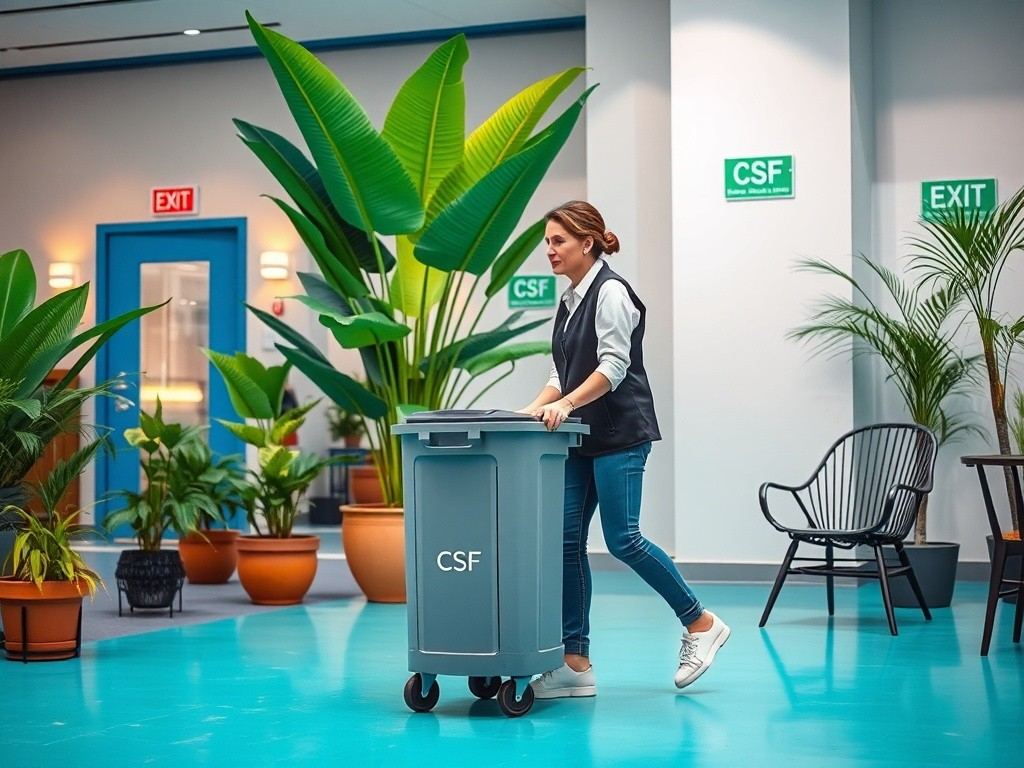
#> input picture Tooling/sample_photos/cannes_e2e.jpg, 1024 x 768 px
$ python -i bitmap.py   (imports and definitions only)
#> lines starting #> are read from the running program, lines starting #| are printed output that depends on the picture; after the words box and inside, x2 and y2 are one past the last pixel; in counts of white or black regions, pixels touching at a corner belong together
### Tooling/kpeg/palette.py
"""Color palette for KPEG bitmap encoding.

Total palette: 256 colors
  - Indices 0-15:  Custom colors extracted per-image via k-means (48 bytes stored)
  - Indices 16-255: Standard 240-color photographic palette (hard-coded, no storage)

The custom 16 capture image-specific tones (skin, sky, branded colors).
The standard 240 cover the general color space (6x6x6 RGB cube + 24 grays).
"""
import numpy as np
from PIL import Image
from sklearn.cluster import KMeans

CUSTOM_PALETTE_SIZE = 16
STANDARD_PALETTE_SIZE = 240
TOTAL_PALETTE_SIZE = CUSTOM_PALETTE_SIZE + STANDARD_PALETTE_SIZE  # 256
CUSTOM_PALETTE_BYTES = CUSTOM_PALETTE_SIZE * 3  # 48 bytes (RGB triplets)


def _build_standard_palette() -> np.ndarray:
    """Build the 240-color photographic palette.

    216 colors: 6x6x6 RGB cube (levels 0, 51, 102, 153, 204, 255)
    24 colors:  grayscale values that don't appear in the cube
    """
    colors = []
    # 6x6x6 RGB cube = 216 colors
    levels = [0, 51, 102, 153, 204, 255]
    for r in levels:
        for g in levels:
            for b in levels:
                colors.append([r, g, b])
    # 24 grayscale values, interleaved between cube levels (unique)
    cube_set = set(levels)
    gray_pool = [v for v in range(1, 255) if v not in cube_set]
    step = len(gray_pool) // 24
    for i in range(24):
        v = gray_pool[i * step]
        colors.append([v, v, v])
#> further down, picture is the input picture: PIL image 1024x768 RGB; mean R, G, B 110.5, 146.8, 136.9
    return np.array(colors, dtype=np.uint8)


STANDARD_PALETTE = _build_standard_palette()


# [55 lines left out: functions extract_custom_palette, build_full_palette, find_nearest_color_index, find_nearest_color_indices, encode_custom_palette, decode_custom_palette, not called in this run]

### Tooling/kpeg/bitmap.py
"""Adaptive-density bitmap for KPEG: grid + Sobel-weighted keypoints + edge map.

Structure (packed bytes):
  48 bytes   Custom palette (16 RGB triplets)
  1 byte     Grid dimension N (typically 8, giving 8x8 = 64 cells)
  N*N bytes  Grid: dominant palette index per cell
  2 bytes    Keypoint count K (uint16 LE, 0-65535)
  3*K bytes  Keypoints: (x_255, y_255, palette_index) per keypoint
  [optional, added v2]:
  1 byte     Edge map dimension E (typically 32)
  E*E/8 bytes  Edge map: 1-bit per pixel, packed as bitfield (Canny edges)

Design rationale:
  - Grid gives baseline spatial color layout (~65 bytes for 8x8)
  - Keypoints add detail at high-gradient locations (edges, faces, text)
  - Edge map (128 bytes for 32x32) tells FLUX WHERE object boundaries are
  - Combined: colors + structure + edges = comprehensive spatial guide
"""
import numpy as np
from PIL import Image
from scipy import ndimage

from .palette import (
    CUSTOM_PALETTE_BYTES,
    find_nearest_color_indices,
    encode_custom_palette,
    decode_custom_palette,
    build_full_palette,
)

DEFAULT_GRID_SIZE = 8
DEFAULT_EDGE_SIZE = 32  # 32x32 = 128 bytes como bitfield
# 48 (palette) + 1 (grid_size) + 64 (8x8 grid) + 2 (kp_count) + 3*K keypoints + 1 (edge_size) + 128 (edge map)
# Con 80 keypoints: 48 + 1 + 64 + 2 + 240 + 1 + 128 = 484 bytes
# Con MAX keypoints ajustado: ~1500B target
MAX_KEYPOINTS = 420  # reducido para dejar espacio al edge map


# [76 lines left out: functions generate_grid, extract_keypoints, not called in this run]


def extract_edge_map(
    image: Image.Image,
    edge_size: int = DEFAULT_EDGE_SIZE,
    canny_sigma: float = 1.5,
    threshold_ratio: float = 0.3,
) -> bytes:
    """Extract binary edge map from image.

    Returns packed bitfield of edge_size x edge_size (1 bit per pixel).
    32x32 = 128 bytes. Marks object boundaries, siluetas, bordes de muebles, etc.
    """
#> called with edge_size = 32, canny_sigma = 1.5, threshold_ratio = 0.3
    img_small = image.convert("L").resize((edge_size, edge_size), Image.Resampling.LANCZOS)
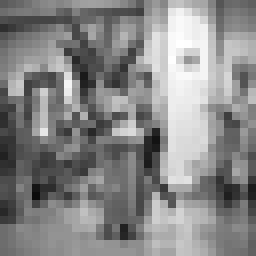
#> img_small: PIL image 32x32 L (shown 8 times larger); min 13, max 255, mean 134.8
    arr = np.array(img_small, dtype=np.float64)

    # Sobel edge detection (simulating Canny without OpenCV)
    if canny_sigma > 0:
        arr = ndimage.gaussian_filter(arr, sigma=canny_sigma)
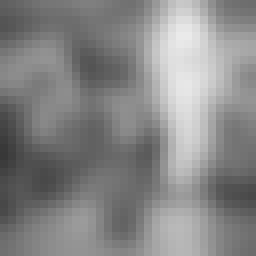
#> arr: shape (32, 32) float64 (shown 8 times larger); min 56.7, max 234.2, mean 134.8
    gx = ndimage.sobel(arr, axis=1)
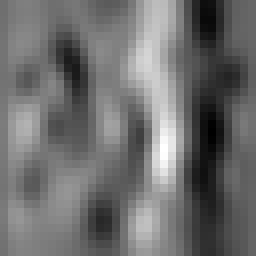
#> gx: shape (32, 32) float64 (shown 8 times larger); min -200.2, max 279.7, mean 7.6; drawn with min black and max white
    gy = ndimage.sobel(arr, axis=0)
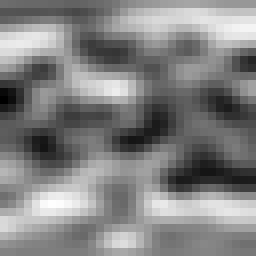
#> gy: shape (32, 32) float64 (shown 8 times larger); min -127.1, max 127.8, mean 2.8; drawn with min black and max white
    magnitude = np.sqrt(gx ** 2 + gy ** 2)
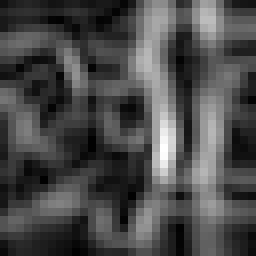
#> magnitude: shape (32, 32) float64 (shown 8 times larger); min 3.43, max 279.7, mean 83.9; drawn with min black and max white

    # Threshold: top percentage of gradients
    threshold = magnitude.max() * threshold_ratio
#> threshold = 83.9
    edges = (magnitude > threshold).astype(np.uint8)
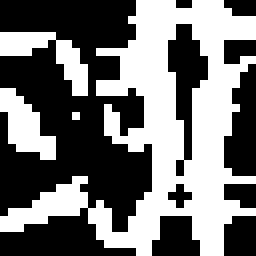
#> edges: shape (32, 32) (shown 8 times larger); values 0 (black) and 1 (white), 45.1% white; 4 white regions (1 under 20 px), largest, box (x1, y1, x2, y2) and area: (0, 0, 32, 32) 392, (0, 4, 11, 12) 35, (0, 11, 7, 20) 34

    # Pack as bitfield (8 pixels per byte, row-major)
    flat = edges.flatten()
#> flat = 1024 values, max 1 at index 17, min 0 at index 0, mean 0.451
    # Pad to multiple of 8
    padded = np.pad(flat, (0, (8 - len(flat) % 8) % 8))
#> padded has the same summary as flat
    packed = np.packbits(padded)
#> packed = 128 values, max 255 at index 10, min 0 at index 0, mean 128.2
    return bytes(packed)


# [96 lines left out: functions unpack_edge_map, pack_bitmap, unpack_bitmap, unpack_bitmap_full, not called in this run]


def compute_bitmap_size(grid_size: int, num_keypoints: int) -> int:
    """Total bitmap bytes: 48 (palette) + 1 (grid_size) + G*G + 2 (kp_count uint16) + 3*K."""
    return CUSTOM_PALETTE_BYTES + 1 + grid_size * grid_size + 2 + 3 * num_keypoints


# [50 lines left out: function render_bitmap, not called in this run]

>>> from PIL import Image
>>> picture = Image.open('../sample_photos/cannes_e2e.jpg')
>>> result = extract_edge_map(picture)

$ run again, on Tooling/sample_photos/cannes_stub_decode.jpg
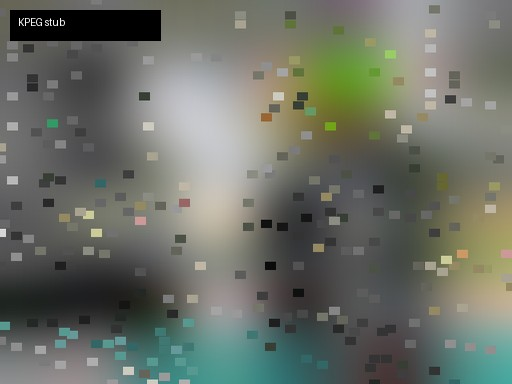
#> input picture Tooling/sample_photos/cannes_stub_decode.jpg, 512 x 384 px
#> picture is the input picture: PIL image 512x384 RGB; mean R, G, B 107.3, 111.9, 102.4
#> in extract_edge_map, `magnitude = np.sqrt(gx ** 2 + gy ** 2)`:
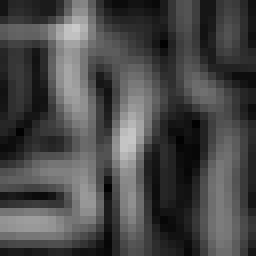
#> magnitude: shape (32, 32) float64 (shown 8 times larger); min 2.57, max 202, mean 72.7
#> threshold = 60.61
#> in extract_edge_map, `edges = (magnitude > threshold).astype(np.uint8)`:
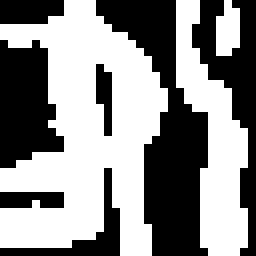
#> edges: shape (32, 32) (shown 8 times larger); values 0 (black) and 1 (white), 54.7% white; 7 black regions (2 under 20 px), largest, box (x1, y1, x2, y2) and area: (12, 0, 26, 32) 192, (24, 0, 32, 32) 94, (0, 5, 8, 21) 93, (0, 21, 15, 32) 35, (0, 0, 8, 3) 22
#> flat = 1024 values, max 1 at index 8, min 0 at index 0, mean 0.547
#> padded has the same summary as flat
#> packed = 128 values, max 255 at index 12, min 0 at index 0, mean 156.9

$ run again, on Tooling/sample_photos/cannes_venue.jpg
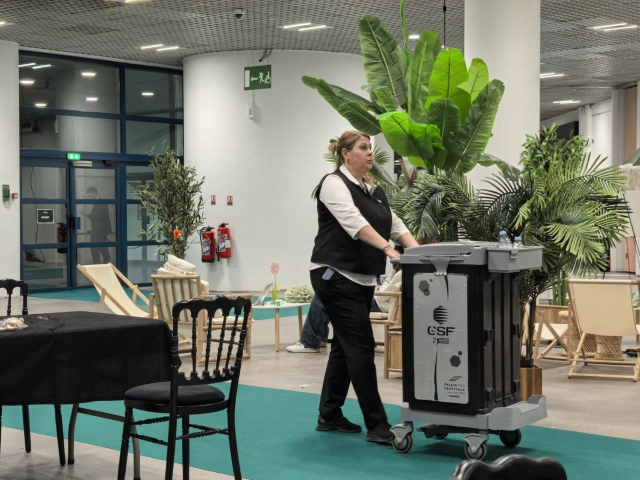
#> input picture Tooling/sample_photos/cannes_venue.jpg, 1280 x 960 px (shown at 1/2 size)
#> picture is the input picture: PIL image 1280x960 RGB; mean R, G, B 109.8, 115.8, 102.2
#> in extract_edge_map, `magnitude = np.sqrt(gx ** 2 + gy ** 2)`:
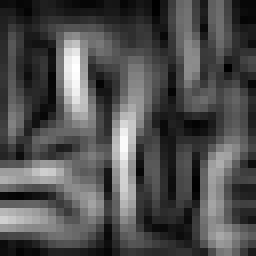
#> magnitude: shape (32, 32) float64 (shown 8 times larger); min 1.71, max 286.1, mean 90; drawn with min black and max white
#> threshold = 85.84
#> in extract_edge_map, `edges = (magnitude > threshold).astype(np.uint8)`:
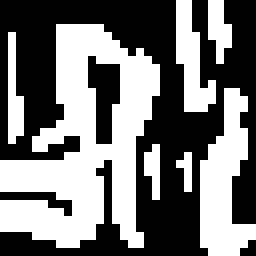
#> edges: shape (32, 32) (shown 8 times larger); values 0 (black) and 1 (white), 46.4% white; 7 white regions (4 under 20 px), largest, box (x1, y1, x2, y2) and area: (0, 3, 20, 31) 299, (25, 11, 32, 32) 87, (22, 0, 27, 14) 38
#> flat = 1024 values, max 1 at index 22, min 0 at index 0, mean 0.464
#> padded has the same summary as flat
#> packed = 128 values, max 255 at index 25, min 0 at index 0, mean 135.2
